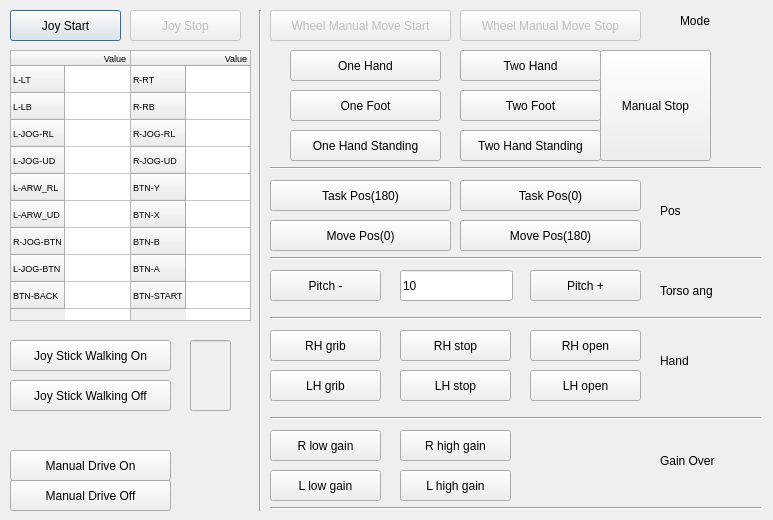
<?xml version="1.0" encoding="UTF-8"?>
<ui version="4.0">
 <class>JoyStickDialog</class>
 <widget class="QDialog" name="JoyStickDialog">
  <property name="geometry">
   <rect>
    <x>0</x>
    <y>0</y>
    <width>773</width>
    <height>520</height>
   </rect>
  </property>
  <property name="windowTitle">
   <string>Dialog</string>
  </property>
  <widget class="QPushButton" name="JOY_BTN_START">
   <property name="geometry">
    <rect>
     <x>10</x>
     <y>10</y>
     <width>111</width>
     <height>31</height>
    </rect>
   </property>
   <property name="text">
    <string>Joy Start</string>
   </property>
  </widget>
  <widget class="QPushButton" name="JOY_BTN_STOP">
   <property name="enabled">
    <bool>false</bool>
   </property>
   <property name="geometry">
    <rect>
     <x>130</x>
     <y>10</y>
     <width>111</width>
     <height>31</height>
    </rect>
   </property>
   <property name="text">
    <string>Joy Stop</string>
   </property>
  </widget>
  <widget class="QTableWidget" name="JOY_TABLE_INFO_LEFT">
   <property name="geometry">
    <rect>
     <x>10</x>
     <y>50</y>
     <width>121</width>
     <height>271</height>
    </rect>
   </property>
   <property name="font">
    <font>
     <pointsize>7</pointsize>
    </font>
   </property>
   <attribute name="horizontalHeaderMinimumSectionSize">
    <number>8</number>
   </attribute>
   <attribute name="verticalHeaderDefaultSectionSize">
    <number>27</number>
   </attribute>
   <attribute name="verticalHeaderMinimumSectionSize">
    <number>10</number>
   </attribute>
   <row>
    <property name="text">
     <string>L-LT</string>
    </property>
   </row>
   <row>
    <property name="text">
     <string>L-LB</string>
    </property>
   </row>
   <row>
    <property name="text">
     <string>L-JOG-RL</string>
    </property>
   </row>
   <row>
    <property name="text">
     <string>L-JOG-UD</string>
    </property>
   </row>
   <row>
    <property name="text">
     <string>L-ARW_RL</string>
    </property>
   </row>
   <row>
    <property name="text">
     <string>L-ARW_UD</string>
    </property>
   </row>
   <row>
    <property name="text">
     <string>R-JOG-BTN</string>
    </property>
   </row>
   <row>
    <property name="text">
     <string>L-JOG-BTN</string>
    </property>
   </row>
   <row>
    <property name="text">
     <string>BTN-BACK</string>
    </property>
   </row>
   <column>
    <property name="text">
     <string>Value</string>
    </property>
   </column>
  </widget>
  <widget class="QTableWidget" name="JOY_TABLE_INFO_RIGHT">
   <property name="geometry">
    <rect>
     <x>130</x>
     <y>50</y>
     <width>121</width>
     <height>271</height>
    </rect>
   </property>
   <property name="font">
    <font>
     <pointsize>7</pointsize>
    </font>
   </property>
   <attribute name="horizontalHeaderMinimumSectionSize">
    <number>8</number>
   </attribute>
   <attribute name="verticalHeaderDefaultSectionSize">
    <number>27</number>
   </attribute>
   <attribute name="verticalHeaderMinimumSectionSize">
    <number>10</number>
   </attribute>
   <row>
    <property name="text">
     <string>R-RT</string>
    </property>
   </row>
   <row>
    <property name="text">
     <string>R-RB</string>
    </property>
   </row>
   <row>
    <property name="text">
     <string>R-JOG-RL</string>
    </property>
   </row>
   <row>
    <property name="text">
     <string>R-JOG-UD</string>
    </property>
   </row>
   <row>
    <property name="text">
     <string>BTN-Y</string>
    </property>
   </row>
   <row>
    <property name="text">
     <string>BTN-X</string>
    </property>
   </row>
   <row>
    <property name="text">
     <string>BTN-B</string>
    </property>
   </row>
   <row>
    <property name="text">
     <string>BTN-A</string>
    </property>
   </row>
   <row>
    <property name="text">
     <string>BTN-START</string>
    </property>
   </row>
   <column>
    <property name="text">
     <string>Value</string>
    </property>
   </column>
  </widget>
  <widget class="QPushButton" name="JOY_TAB_WHEELSTART">
   <property name="enabled">
    <bool>false</bool>
   </property>
   <property name="geometry">
    <rect>
     <x>270</x>
     <y>10</y>
     <width>181</width>
     <height>31</height>
    </rect>
   </property>
   <property name="text">
    <string>Wheel Manual Move Start</string>
   </property>
  </widget>
  <widget class="QPushButton" name="JOY_TAB_WHEELSTOP">
   <property name="enabled">
    <bool>false</bool>
   </property>
   <property name="geometry">
    <rect>
     <x>460</x>
     <y>10</y>
     <width>181</width>
     <height>31</height>
    </rect>
   </property>
   <property name="text">
    <string>Wheel Manual Move Stop</string>
   </property>
  </widget>
  <widget class="QPushButton" name="MANUAL_BTN_START">
   <property name="enabled">
    <bool>true</bool>
   </property>
   <property name="geometry">
    <rect>
     <x>290</x>
     <y>50</y>
     <width>151</width>
     <height>31</height>
    </rect>
   </property>
   <property name="text">
    <string>One Hand</string>
   </property>
  </widget>
  <widget class="QPushButton" name="MANUAL_BTN_STOP">
   <property name="enabled">
    <bool>true</bool>
   </property>
   <property name="geometry">
    <rect>
     <x>600</x>
     <y>50</y>
     <width>111</width>
     <height>111</height>
    </rect>
   </property>
   <property name="text">
    <string>Manual Stop</string>
   </property>
  </widget>
  <widget class="QPushButton" name="MANUAL_BTN_GOTOTASKPOSE_0">
   <property name="enabled">
    <bool>true</bool>
   </property>
   <property name="geometry">
    <rect>
     <x>460</x>
     <y>180</y>
     <width>181</width>
     <height>31</height>
    </rect>
   </property>
   <property name="text">
    <string>Task Pos(0)</string>
   </property>
  </widget>
  <widget class="QPushButton" name="MANUAL_BTN_GOTOTASKPOSE_180">
   <property name="enabled">
    <bool>true</bool>
   </property>
   <property name="geometry">
    <rect>
     <x>270</x>
     <y>180</y>
     <width>181</width>
     <height>31</height>
    </rect>
   </property>
   <property name="text">
    <string>Task Pos(180)</string>
   </property>
  </widget>
  <widget class="QPushButton" name="MANUAL_BTN_GOTOMOVEPOSE_0">
   <property name="enabled">
    <bool>true</bool>
   </property>
   <property name="geometry">
    <rect>
     <x>270</x>
     <y>220</y>
     <width>181</width>
     <height>31</height>
    </rect>
   </property>
   <property name="text">
    <string>Move Pos(0)</string>
   </property>
  </widget>
  <widget class="QPushButton" name="MANUAL_BTN_GOTOMOVEPOSE_180">
   <property name="enabled">
    <bool>true</bool>
   </property>
   <property name="geometry">
    <rect>
     <x>460</x>
     <y>220</y>
     <width>181</width>
     <height>31</height>
    </rect>
   </property>
   <property name="text">
    <string>Move Pos(180)</string>
   </property>
  </widget>
  <widget class="Line" name="line">
   <property name="geometry">
    <rect>
     <x>250</x>
     <y>10</y>
     <width>20</width>
     <height>501</height>
    </rect>
   </property>
   <property name="orientation">
    <enum>Qt::Vertical</enum>
   </property>
  </widget>
  <widget class="Line" name="line_2">
   <property name="geometry">
    <rect>
     <x>270</x>
     <y>160</y>
     <width>491</width>
     <height>16</height>
    </rect>
   </property>
   <property name="orientation">
    <enum>Qt::Horizontal</enum>
   </property>
  </widget>
  <widget class="Line" name="line_3">
   <property name="geometry">
    <rect>
     <x>270</x>
     <y>250</y>
     <width>491</width>
     <height>16</height>
    </rect>
   </property>
   <property name="orientation">
    <enum>Qt::Horizontal</enum>
   </property>
  </widget>
  <widget class="QPushButton" name="MANUAL_HP_PLUS">
   <property name="geometry">
    <rect>
     <x>530</x>
     <y>270</y>
     <width>111</width>
     <height>31</height>
    </rect>
   </property>
   <property name="text">
    <string>Pitch +</string>
   </property>
  </widget>
  <widget class="QPushButton" name="MANUAL_HP_MINUS">
   <property name="geometry">
    <rect>
     <x>270</x>
     <y>270</y>
     <width>111</width>
     <height>31</height>
    </rect>
   </property>
   <property name="text">
    <string>Pitch -</string>
   </property>
  </widget>
  <widget class="Line" name="line_4">
   <property name="geometry">
    <rect>
     <x>270</x>
     <y>310</y>
     <width>491</width>
     <height>16</height>
    </rect>
   </property>
   <property name="orientation">
    <enum>Qt::Horizontal</enum>
   </property>
  </widget>
  <widget class="QLineEdit" name="MANUAL_HP_ANGLE">
   <property name="geometry">
    <rect>
     <x>400</x>
     <y>270</y>
     <width>113</width>
     <height>31</height>
    </rect>
   </property>
   <property name="text">
    <string>10</string>
   </property>
  </widget>
  <widget class="QPushButton" name="MANUAL_RH_GRIB">
   <property name="geometry">
    <rect>
     <x>270</x>
     <y>330</y>
     <width>111</width>
     <height>31</height>
    </rect>
   </property>
   <property name="text">
    <string>RH grib</string>
   </property>
  </widget>
  <widget class="QPushButton" name="MANUAL_RH_STOP">
   <property name="geometry">
    <rect>
     <x>400</x>
     <y>330</y>
     <width>111</width>
     <height>31</height>
    </rect>
   </property>
   <property name="text">
    <string>RH stop</string>
   </property>
  </widget>
  <widget class="QPushButton" name="MANUAL_RH_OPEN">
   <property name="geometry">
    <rect>
     <x>530</x>
     <y>330</y>
     <width>111</width>
     <height>31</height>
    </rect>
   </property>
   <property name="text">
    <string>RH open</string>
   </property>
  </widget>
  <widget class="QPushButton" name="MANUAL_LH_STOP">
   <property name="geometry">
    <rect>
     <x>400</x>
     <y>370</y>
     <width>111</width>
     <height>31</height>
    </rect>
   </property>
   <property name="text">
    <string>LH stop</string>
   </property>
  </widget>
  <widget class="QPushButton" name="MANUAL_LH_GRIB">
   <property name="geometry">
    <rect>
     <x>270</x>
     <y>370</y>
     <width>111</width>
     <height>31</height>
    </rect>
   </property>
   <property name="text">
    <string>LH grib</string>
   </property>
  </widget>
  <widget class="QPushButton" name="MANUAL_LH_OPEN">
   <property name="geometry">
    <rect>
     <x>530</x>
     <y>370</y>
     <width>111</width>
     <height>31</height>
    </rect>
   </property>
   <property name="text">
    <string>LH open</string>
   </property>
  </widget>
  <widget class="Line" name="line_5">
   <property name="geometry">
    <rect>
     <x>270</x>
     <y>410</y>
     <width>491</width>
     <height>16</height>
    </rect>
   </property>
   <property name="orientation">
    <enum>Qt::Horizontal</enum>
   </property>
  </widget>
  <widget class="QLabel" name="label">
   <property name="geometry">
    <rect>
     <x>680</x>
     <y>10</y>
     <width>81</width>
     <height>21</height>
    </rect>
   </property>
   <property name="text">
    <string>Mode</string>
   </property>
  </widget>
  <widget class="QLabel" name="label_2">
   <property name="geometry">
    <rect>
     <x>660</x>
     <y>200</y>
     <width>81</width>
     <height>21</height>
    </rect>
   </property>
   <property name="text">
    <string>Pos</string>
   </property>
  </widget>
  <widget class="QLabel" name="label_3">
   <property name="geometry">
    <rect>
     <x>660</x>
     <y>280</y>
     <width>81</width>
     <height>21</height>
    </rect>
   </property>
   <property name="text">
    <string>Torso ang</string>
   </property>
  </widget>
  <widget class="QLabel" name="label_4">
   <property name="geometry">
    <rect>
     <x>660</x>
     <y>350</y>
     <width>81</width>
     <height>21</height>
    </rect>
   </property>
   <property name="text">
    <string>Hand</string>
   </property>
  </widget>
  <widget class="QLabel" name="label_5">
   <property name="geometry">
    <rect>
     <x>660</x>
     <y>450</y>
     <width>81</width>
     <height>21</height>
    </rect>
   </property>
   <property name="text">
    <string>Gain Over</string>
   </property>
  </widget>
  <widget class="QPushButton" name="MANUAL_RARM_GAIN_OVER_START">
   <property name="geometry">
    <rect>
     <x>270</x>
     <y>430</y>
     <width>111</width>
     <height>31</height>
    </rect>
   </property>
   <property name="text">
    <string>R low gain</string>
   </property>
  </widget>
  <widget class="QPushButton" name="MANUAL_RARM_GAIN_OVER_RETURN">
   <property name="geometry">
    <rect>
     <x>400</x>
     <y>430</y>
     <width>111</width>
     <height>31</height>
    </rect>
   </property>
   <property name="text">
    <string>R high gain</string>
   </property>
  </widget>
  <widget class="QPushButton" name="MANUAL_LARM_GAIN_OVER_START">
   <property name="geometry">
    <rect>
     <x>270</x>
     <y>470</y>
     <width>111</width>
     <height>31</height>
    </rect>
   </property>
   <property name="text">
    <string>L low gain</string>
   </property>
  </widget>
  <widget class="QPushButton" name="MANUAL_LARM_GAIN_OVER_RETURN">
   <property name="geometry">
    <rect>
     <x>400</x>
     <y>470</y>
     <width>111</width>
     <height>31</height>
    </rect>
   </property>
   <property name="text">
    <string>L high gain</string>
   </property>
  </widget>
  <widget class="Line" name="line_6">
   <property name="geometry">
    <rect>
     <x>270</x>
     <y>500</y>
     <width>491</width>
     <height>16</height>
    </rect>
   </property>
   <property name="orientation">
    <enum>Qt::Horizontal</enum>
   </property>
  </widget>
  <widget class="QPushButton" name="MANUAL_BTN_TWO_HAND_START">
   <property name="enabled">
    <bool>true</bool>
   </property>
   <property name="geometry">
    <rect>
     <x>460</x>
     <y>50</y>
     <width>141</width>
     <height>31</height>
    </rect>
   </property>
   <property name="text">
    <string>Two Hand</string>
   </property>
  </widget>
  <widget class="QPushButton" name="MANUAL_BTN_FOOT_START">
   <property name="enabled">
    <bool>true</bool>
   </property>
   <property name="geometry">
    <rect>
     <x>290</x>
     <y>90</y>
     <width>151</width>
     <height>31</height>
    </rect>
   </property>
   <property name="text">
    <string>One Foot</string>
   </property>
  </widget>
  <widget class="QPushButton" name="MANUAL_BTN_TWO_FOOT_START">
   <property name="enabled">
    <bool>true</bool>
   </property>
   <property name="geometry">
    <rect>
     <x>460</x>
     <y>90</y>
     <width>141</width>
     <height>31</height>
    </rect>
   </property>
   <property name="text">
    <string>Two Foot</string>
   </property>
  </widget>
  <widget class="QPushButton" name="MANUAL_BTN_STANDING_ONE_HAND">
   <property name="enabled">
    <bool>true</bool>
   </property>
   <property name="geometry">
    <rect>
     <x>290</x>
     <y>130</y>
     <width>151</width>
     <height>31</height>
    </rect>
   </property>
   <property name="text">
    <string>One Hand Standing</string>
   </property>
  </widget>
  <widget class="QPushButton" name="MANUAL_BTN_STANDING_TWO_HAND">
   <property name="enabled">
    <bool>true</bool>
   </property>
   <property name="geometry">
    <rect>
     <x>460</x>
     <y>130</y>
     <width>141</width>
     <height>31</height>
    </rect>
   </property>
   <property name="text">
    <string>Two Hand Standing</string>
   </property>
  </widget>
  <widget class="QPushButton" name="MANUAL_BTN_DRIVE_ON">
   <property name="enabled">
    <bool>true</bool>
   </property>
   <property name="geometry">
    <rect>
     <x>10</x>
     <y>450</y>
     <width>161</width>
     <height>31</height>
    </rect>
   </property>
   <property name="text">
    <string>Manual Drive On</string>
   </property>
  </widget>
  <widget class="QPushButton" name="MANUAL_BTN_DRIVE_OFF">
   <property name="enabled">
    <bool>true</bool>
   </property>
   <property name="geometry">
    <rect>
     <x>10</x>
     <y>480</y>
     <width>161</width>
     <height>31</height>
    </rect>
   </property>
   <property name="text">
    <string>Manual Drive Off</string>
   </property>
  </widget>
  <widget class="QLineEdit" name="LE_JOYSTICK_WALKING_STATUS">
   <property name="enabled">
    <bool>false</bool>
   </property>
   <property name="geometry">
    <rect>
     <x>190</x>
     <y>340</y>
     <width>41</width>
     <height>71</height>
    </rect>
   </property>
   <property name="readOnly">
    <bool>true</bool>
   </property>
  </widget>
  <widget class="QPushButton" name="MANUAL_BTN_JOY_WALKING_OFF">
   <property name="enabled">
    <bool>true</bool>
   </property>
   <property name="geometry">
    <rect>
     <x>10</x>
     <y>380</y>
     <width>161</width>
     <height>31</height>
    </rect>
   </property>
   <property name="text">
    <string>Joy Stick Walking Off</string>
   </property>
  </widget>
  <widget class="QPushButton" name="MANUAL_BTN_JOY_WALKING_ON">
   <property name="enabled">
    <bool>true</bool>
   </property>
   <property name="geometry">
    <rect>
     <x>10</x>
     <y>340</y>
     <width>161</width>
     <height>31</height>
    </rect>
   </property>
   <property name="text">
    <string>Joy Stick Walking On</string>
   </property>
  </widget>
 </widget>
 <resources/>
 <connections/>
</ui>
